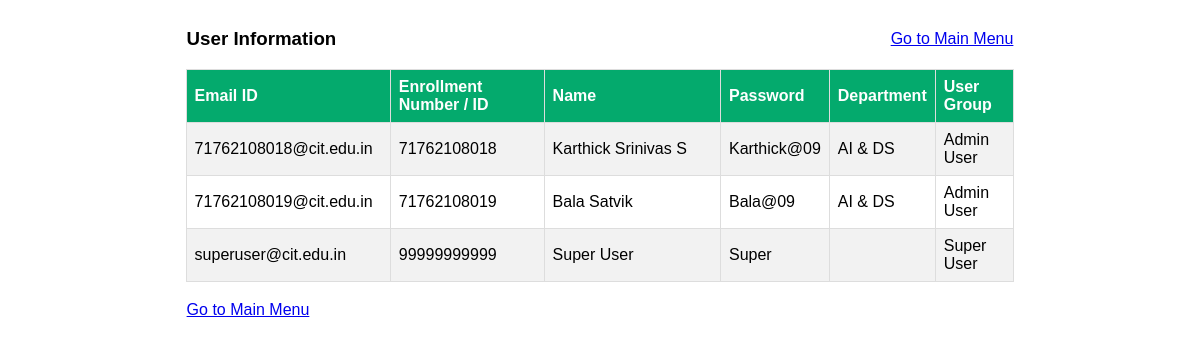
/view_userlist (signed in), run on the app's committed database.
### tables this page shows
CREATE TABLE Credentials (
    emailid TEXT PRIMARY KEY,
    Id_no INTEGER NOT NULL,
    Name TEXT NOT NULL,
    Passwd TEXT NOT NULL,
    Dept integer NOT NULL,
    usergrp TEXT NO NULL
);

### app.py (the view)
@app.route("/view_userlist")
def view_userlist():
    con = sqlite3.connect("IR40.db")
    con.row_factory = sqlite3.Row
    cur = con.cursor()
    sql_query = "select * from Credentials"
    cur.execute(sql_query)
    rows = cur.fetchall()
    return render_template("view_userlist.html", rows=rows, Name= session['Name'])

### templates/view_userlist.html (shortened to what this page needs)
<!DOCTYPE html>
<html>
<head>
</head>
<table class="center">
    <tr>
        <td><h3>User Information</h3>     </td>
        <td style="text-align:right" colspan=2><a href="/menu">Go to Main Menu</a>  </td>
    </tr>
</table>
<table id="customers" class="center">
    <tr>
        <th style="width:25%">Email ID</th>
        <th style="width:20%">Enrollment Number / ID </th>
        <th style="width:25%">Name</th>
        <th style="width:10%">Password</th>
        <th style="width:10%">Department</th>
        <th style="width:10%">User Group</th>
    </tr>
    {% for row in rows %}
        <tr>
            <td>{{row[0]}}</td>
            <td>{{row[1]}}</td>
            <td>{{row[2]}}</td>
            <td>{{row[3]}}</td>
            {% if row[4] ==1 %}
                <td>AI & DS</td>
            {% elif row[4]==2 %}
                <td>CS</td>
            {% elif row[4]==3 %}
                <td>EEE</td>
            {% elif row[4]==99 %}
                <td>&nbsp;</td>
            {% endif %}
            {% if row[5] =='F' %}
                <td>Faculty</td>
            {% elif row[5]=='A' %}
                <td>Admin User</td>
            {% elif row[5]=='S' %}
                <td>Student</td>
            {% elif row[5]=='Z' %}
                <td>Super User</td>
            {% else %}
                <td>Not Defined </td>
            {% endif %}
        </tr>
    {% endfor %}
</table>
<br>
<table class="center">
    <tr>
        <td style="text-align:left"><a href="/menu">Go to Main Menu</a>  </td>
    </tr>
</table>
</body>
</html>

### templates/view_userlist.html (style rules this page uses)
#customers { font-family: Arial, Helvetica, sans-serif; border-collapse: collapse; width: 70%; }
#customers td, #customers th { border: 1px solid #ddd; padding: 8px; }
#customers tr:nth-child(even) { background-color: #f2f2f2; }
#customers th { padding-top: 8px; padding-bottom: 8px; text-align: left; background-color: #04AA6D; color: white; }
table { font-family: Arial, Helvetica, sans-serif; border-collapse: collapse; width: 70%; }
table.center { margin-left: auto; margin-right: auto; }

### data on the page
Credentials: emailid "71762108018@cit.edu.in", Id_no "71762108018", Name "Karthick Srinivas S", Passwd "Karthick@09", Dept "AI & DS", usergrp "Admin User"
Credentials: emailid "71762108019@cit.edu.in", Id_no "71762108019", Name "Bala Satvik", Passwd "Bala@09", Dept "AI & DS", usergrp "Admin User"
Credentials: emailid "superuser@cit.edu.in", Id_no "99999999999", Name "Super User", Passwd "Super", Dept 99 (drawn), usergrp "Super User"
